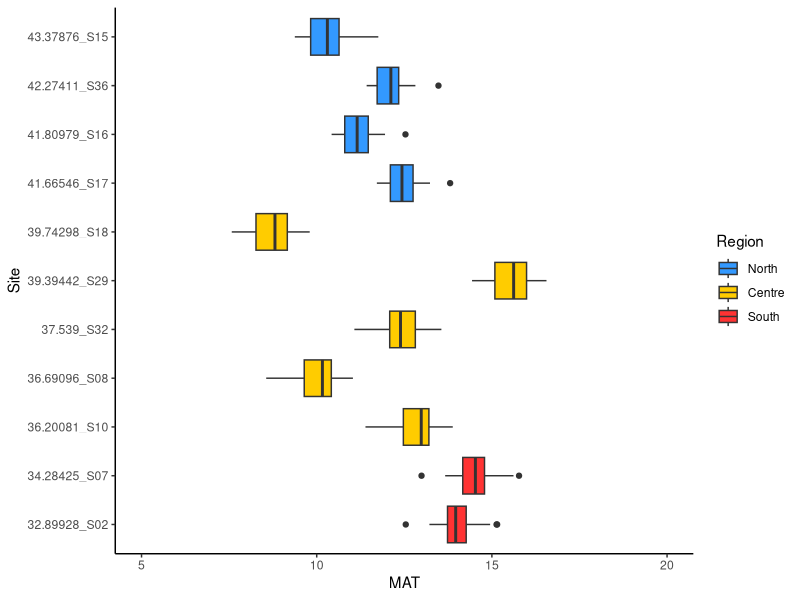
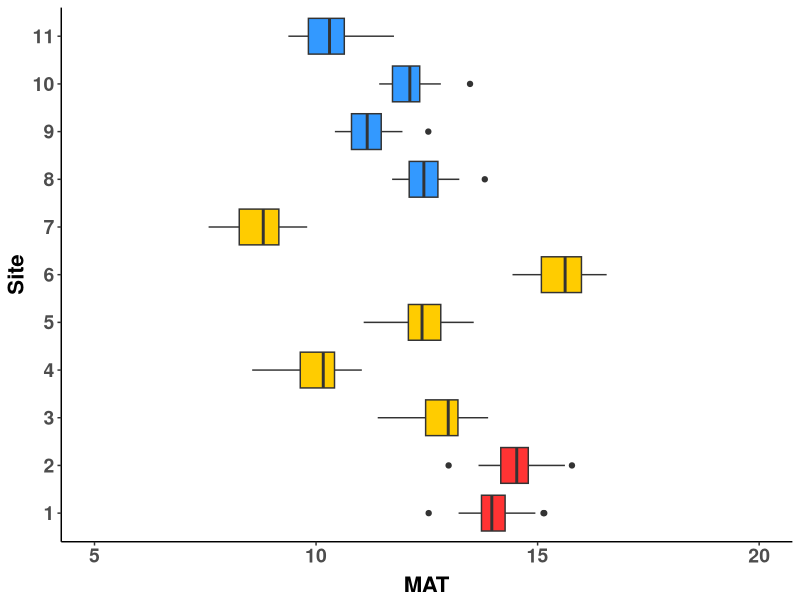
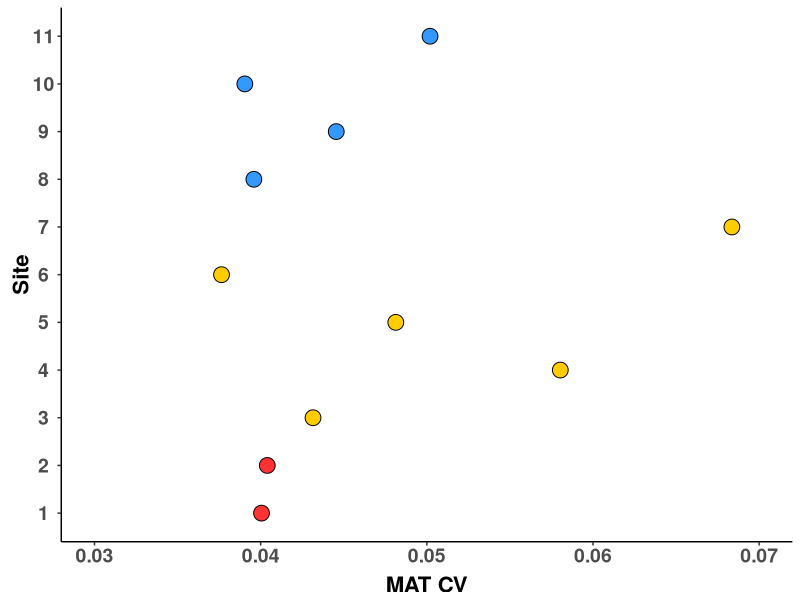
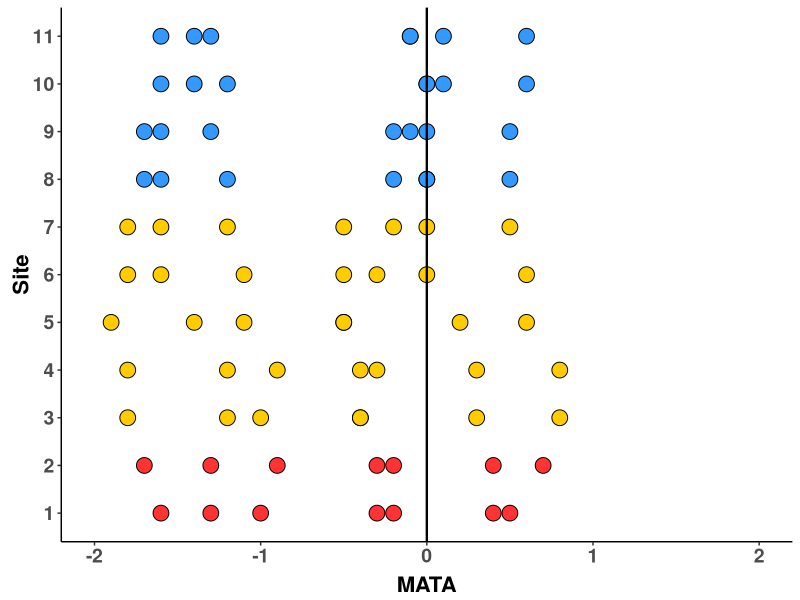
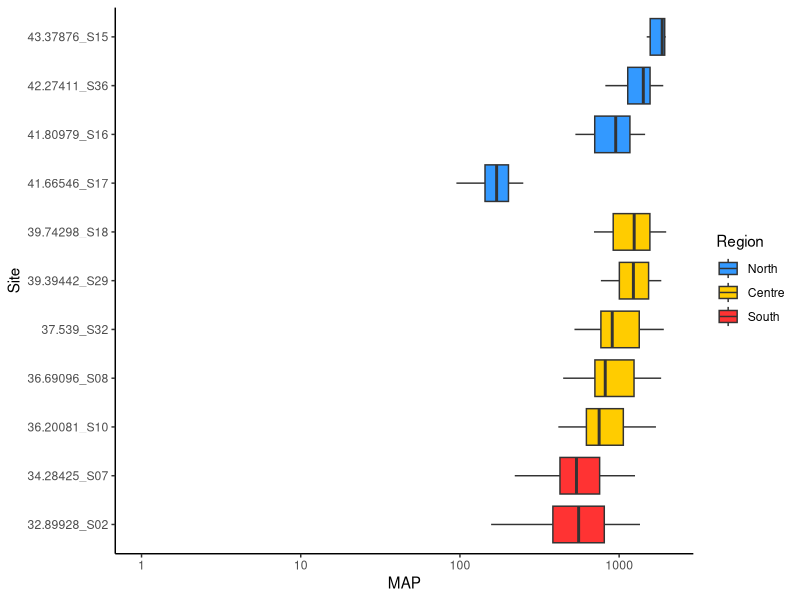
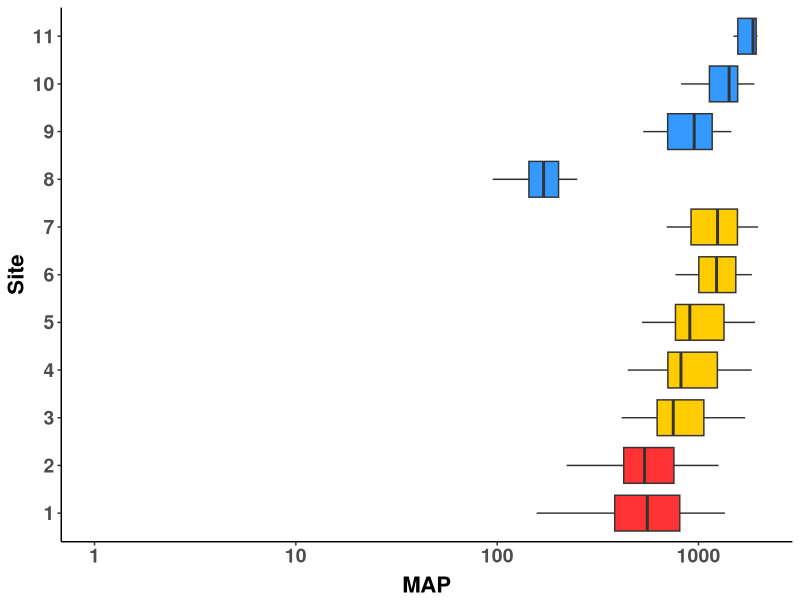
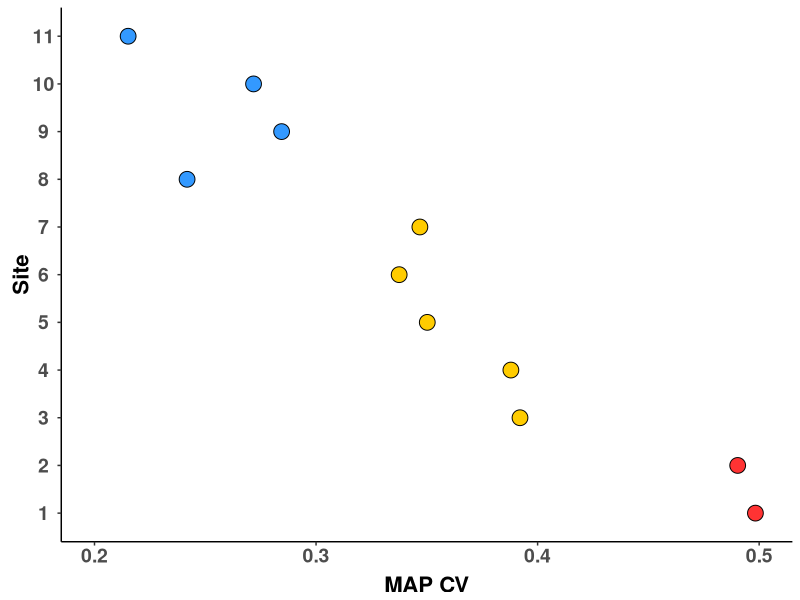
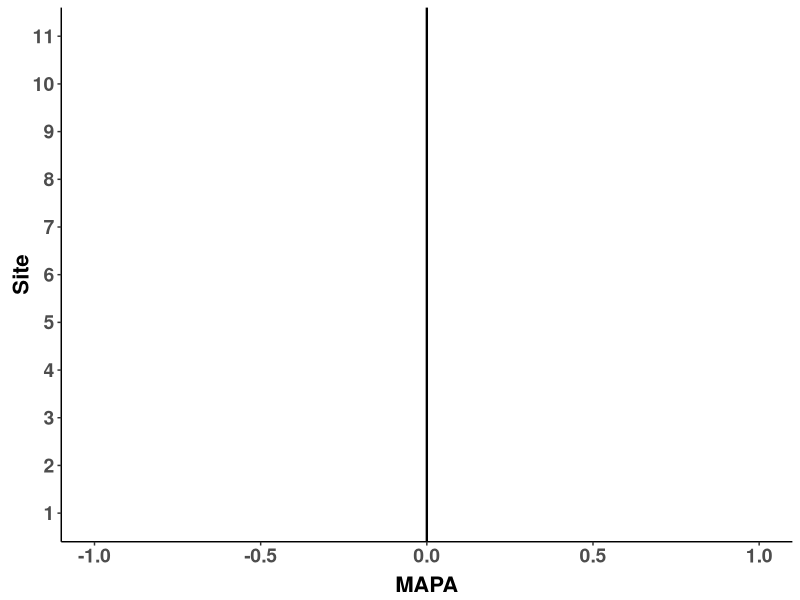

The R script that drew these images, in order:
#################
# Generate MAT and MAP Fig S1, Paper 1
#################

library(tidyverse)
library(cowplot)


##### MAT ####


### Fig S1A, make MAT plot for 1979 to 2009 ###

m_year<-read.csv('Data/m_year.csv', header=T) #Imports 30 years of Mimulus climate data
colnames(m_year)[2]<-"Site"
m_year<-m_year %>% filter(Site!="S11")
m_year<-m_year %>% mutate(Region = ifelse(Latitude >= 40, "North", 
                                          ifelse((Latitude >35) & (Latitude <40), "Centre","South"))) %>%
  mutate(Site.Lat=paste(Latitude,Site,sep="_")) #Set up Site.Lat
m_year$Region<-as.factor(m_year$Region) #Make Region appear in logical order
m_year$Region<-factor(m_year$Region,levels=c("North","Centre","South"))
Site.lable<-c("32.89928_S02"="1","34.28425_S07"="2","36.20081_S10"="3","36.69096_S08"="4", 
              "37.539_S32"="5","39.39442_S29"="6","39.74298_S18"="7", "41.66546_S17"="8", 
              "41.80979_S16"="9","42.27411_S36"="10","43.37876_S15"="11")

#Make Graph
MAT_Lat<-ggplot(m_year, aes(x=Site.Lat, y=MAT,fill=Region))+ 
  geom_boxplot()+
  scale_y_continuous(name="MAT",limits=c(5,20))+
  xlab("Site")+
  coord_flip()+
  scale_fill_manual(values= c("North"="#3399FF", "Centre"="#FFCC00", "South"="#FF3333")) +
  theme_classic()
MAT_Lat
MAT_Lat<-MAT_Lat + theme(legend.position = "none",
                         axis.title.x=element_text(size=16,vjust = 0, face="bold",hjust=0.5),
                         #axis.ticks.x = element_blank(),
                         axis.text.x = element_text(size=14, face="bold", angle=0,hjust=0.5),
                         axis.text.y = element_text(size=14,face="bold"),
                         axis.title.y = element_text(size=16,vjust = 1, face="bold"))+
  scale_x_discrete(labels=Site.lable)
MAT_Lat
#ggsave("Fig S1A.pdf", width = 4, height = 7, units = "in")





### Fig S1B, make MAT CV plot for 1979 to 2009 ###

CV_climate<-read.csv('Data/climate.csv', header=T) #Imports 30 years of Mimulus climate data
colnames(CV_climate)[2]<-"Site" ; CV_climate<-CV_climate %>% filter(Site!="S11") #Clean up data set
CV_climate<-CV_climate %>% select(Site,ID2,Latitude,Longitude)
for (i in 1:11){ # calculate CV
  site.select<-m_year %>% filter(Site==CV_climate$Site[i])
  CV_climate[i,5]<-sd(site.select$MAT)/mean(site.select$MAT)
}
colnames(CV_climate)[5]<-"MAT.CV"
#Add in Region and Site.Lat
CV_climate<-CV_climate %>% mutate(Region = ifelse(Latitude >= 40, "North", 
                                                  ifelse((Latitude >35) & (Latitude <40), "Centre","South"))) %>%
  mutate(Site.Lat=paste(Latitude,Site,sep="_")) #Set up Site.Lat
CV_climate$Region<-as.factor(CV_climate$Region) #Make Region appear in logical order
CV_climate$Region<-factor(CV_climate$Region,levels=c("North","Centre","South"))
Site.lable<-c("32.89928_S02"="1","34.28425_S07"="2","36.20081_S10"="3","36.69096_S08"="4", 
              "37.539_S32"="5","39.39442_S29"="6","39.74298_S18"="7", "41.66546_S17"="8", 
              "41.80979_S16"="9","42.27411_S36"="10","43.37876_S15"="11")


#Dot graph
MAT_CV_Lat<-ggplot(CV_climate, aes(x=Site.Lat, y=MAT.CV))+ 
  geom_point(aes(fill=Region),size=5, shape=21,color="black")+
  scale_y_continuous(name="MAT CV",limits=c(0.03,0.07))+
  xlab("Site")+
  coord_flip()+
  scale_fill_manual(values= c("North"="#3399FF", "Centre"="#FFCC00", "South"="#FF3333")) +
  theme_classic()
MAT_CV_Lat<-MAT_CV_Lat + theme(legend.position = "none",
                       axis.title.x=element_text(size=16,vjust = 0, face="bold",hjust=0.5),
                       #axis.ticks.x = element_blank(),
                       axis.text.x = element_text(size=14, face="bold", angle=0,hjust=0.5),
                       axis.text.y = element_text(size=14,face="bold",hjust=0.5),
                       axis.title.y = element_text(size=16,vjust = 0, face="bold",hjust=0.5))+
  scale_x_discrete(labels=Site.lable)
MAT_CV_Lat
#ggsave("Fig 1B.pdf", width = 4, height = 7, units = "in")


### Fig S1C, make MATA plot per site.lat 2010 - 2016 ###

wna.all<-read.csv('Data/wna_all.csv', header=T) #Imports CMDA for all site/year cominbations
wna.all<-wna.all %>% filter(Site!="S11")
wna.all<-wna.all %>% mutate(Region = ifelse(Latitude >= 40, "North", 
                                            ifelse((Latitude >35) & (Latitude <40), "Centre","South"))) %>%
  mutate(Site.Lat=paste(Latitude,Site,sep="_")) #Set up Site.Lat
wna.all$Region<-as.factor(wna.all$Region) #Make Region appear in logical order
wna.all$Region<-factor(wna.all$Region,levels=c("North","Centre","South"))
Site.lable<-c("32.89928_S02"="1","34.28425_S07"="2","36.20081_S10"="3","36.69096_S08"="4", 
              "37.539_S32"="5","39.39442_S29"="6","39.74298_S18"="7", "41.66546_S17"="8", 
              "41.80979_S16"="9","42.27411_S36"="10","43.37876_S15"="11")


#Dot graph
MATA_Lat<-ggplot(wna.all, aes(x=Site.Lat, y=MAT.anom))+ 
  geom_point(aes(fill=Region),size=5, shape=21,color="black")+
  scale_y_continuous(name="MATA",limits=c(-2,2))+
  xlab("Site")+
  geom_hline(yintercept = 0, color="black", size=0.8)+
  coord_flip()+
  scale_fill_manual(values= c("North"="#3399FF", "Centre"="#FFCC00", "South"="#FF3333")) +
  theme_classic()
MATA_Lat<-MATA_Lat + theme(legend.position = "none",
                           axis.title.x=element_text(size=16,vjust = 0, face="bold",hjust=0.5),
                           #axis.ticks.x = element_blank(),
                           axis.text.x = element_text(size=14, face="bold", angle=0,hjust=0.5),
                           axis.text.y = element_text(size=14,face="bold"),
                           axis.title.y = element_text(size=16,vjust = 0, face="bold",hjust=0.5))+
  scale_x_discrete(labels=Site.lable)
MATA_Lat
#ggsave("Fig 1SC_point.pdf", width = 4, height = 7, units = "in")






#### MAP ####


### Fig S1D, make MAP plot for 1979 to 2009 ###

m_year<-read.csv('Data/m_year.csv', header=T) #Imports 30 years of Mimulus climate data
colnames(m_year)[2]<-"Site"
m_year<-m_year %>% filter(Site!="S11")
m_year<-m_year %>% mutate(Region = ifelse(Latitude >= 40, "North", 
                                          ifelse((Latitude >35) & (Latitude <40), "Centre","South"))) %>%
  mutate(Site.Lat=paste(Latitude,Site,sep="_")) #Set up Site.Lat
m_year$Region<-as.factor(m_year$Region) #Make Region appear in logical order
m_year$Region<-factor(m_year$Region,levels=c("North","Centre","South"))
Site.lable<-c("32.89928_S02"="1","34.28425_S07"="2","36.20081_S10"="3","36.69096_S08"="4", 
              "37.539_S32"="5","39.39442_S29"="6","39.74298_S18"="7", "41.66546_S17"="8", 
              "41.80979_S16"="9","42.27411_S36"="10","43.37876_S15"="11")

#Make Graph
MAP_Lat<-ggplot(m_year, aes(x=Site.Lat, y=MAP,fill=Region))+ 
  geom_boxplot()+
  scale_y_continuous(name="MAP", trans='log10', limits=c(1,2000))+
#  scale_y_continuous(name="MAP", trans='log10', limits=c(10,3000))+
  xlab("Site")+
  coord_flip()+
  scale_fill_manual(values= c("North"="#3399FF", "Centre"="#FFCC00", "South"="#FF3333")) +
  theme_classic()
MAP_Lat
MAP_Lat<-MAP_Lat + theme(legend.position = "none",
                         axis.title.x=element_text(size=16,vjust = 0, face="bold",hjust=0.5),
                         #axis.ticks.x = element_blank(),
                         axis.text.x = element_text(size=14, face="bold", angle=0,hjust=0.5),
                         axis.text.y = element_text(size=14,face="bold"),
                         axis.title.y = element_text(size=16,vjust = 1, face="bold"))+
  scale_x_discrete(labels=Site.lable)
MAP_Lat
#ggsave("Fig S1D.pdf", width = 4, height = 7, units = "in")





### Fig S1E, make MAP CV plot for 1979 to 2009 ###

CV_climate<-read.csv('Data/climate.csv', header=T) #Imports 30 years of Mimulus climate data
colnames(CV_climate)[2]<-"Site" ; CV_climate<-CV_climate %>% filter(Site!="S11") #Clean up data set
CV_climate<-CV_climate %>% select(Site,ID2,Latitude,Longitude)
for (i in 1:11){ # calculate CV
  site.select<-m_year %>% filter(Site==CV_climate$Site[i])
  CV_climate[i,5]<-sd(site.select$MAP)/mean(site.select$MAP)
}
colnames(CV_climate)[5]<-"MAP.CV"
#Add in Region and Site.Lat
CV_climate<-CV_climate %>% mutate(Region = ifelse(Latitude >= 40, "North", 
                                                  ifelse((Latitude >35) & (Latitude <40), "Centre","South"))) %>%
  mutate(Site.Lat=paste(Latitude,Site,sep="_")) #Set up Site.Lat
CV_climate$Region<-as.factor(CV_climate$Region) #Make Region appear in logical order
CV_climate$Region<-factor(CV_climate$Region,levels=c("North","Centre","South"))
Site.lable<-c("32.89928_S02"="1","34.28425_S07"="2","36.20081_S10"="3","36.69096_S08"="4", 
              "37.539_S32"="5","39.39442_S29"="6","39.74298_S18"="7", "41.66546_S17"="8", 
              "41.80979_S16"="9","42.27411_S36"="10","43.37876_S15"="11")


#Dot graph
MAP_CV_Lat<-ggplot(CV_climate, aes(x=Site.Lat, y=MAP.CV))+ 
  geom_point(aes(fill=Region),size=5, shape=21,color="black")+
  scale_y_continuous(name="MAP CV",limits=c(0.2,0.5))+
  xlab("Site")+
  coord_flip()+
  scale_fill_manual(values= c("North"="#3399FF", "Centre"="#FFCC00", "South"="#FF3333")) +
  theme_classic()
MAP_CV_Lat<-MAP_CV_Lat + theme(legend.position = "none",
                               axis.title.x=element_text(size=16,vjust = 0, face="bold",hjust=0.5),
                               #axis.ticks.x = element_blank(),
                               axis.text.x = element_text(size=14, face="bold", angle=0,hjust=0.5),
                               axis.text.y = element_text(size=14,face="bold",hjust=0.5),
                               axis.title.y = element_text(size=16,vjust = 0, face="bold",hjust=0.5))+
  scale_x_discrete(labels=Site.lable)
MAP_CV_Lat
#ggsave("Fig 1E.pdf", width = 4, height = 7, units = "in")


### Fig S1F, make MAPA plot per site.lat 2010 - 2016 ###

wna.all<-read.csv('Data/wna_all.csv', header=T) #Imports CMDA for all site/year cominbations
wna.all<-wna.all %>% filter(Site!="S11")
wna.all<-wna.all %>% mutate(Region = ifelse(Latitude >= 40, "North", 
                                            ifelse((Latitude >35) & (Latitude <40), "Centre","South"))) %>%
  mutate(Site.Lat=paste(Latitude,Site,sep="_")) #Set up Site.Lat
wna.all$Region<-as.factor(wna.all$Region) #Make Region appear in logical order
wna.all$Region<-factor(wna.all$Region,levels=c("North","Centre","South"))
Site.lable<-c("32.89928_S02"="1","34.28425_S07"="2","36.20081_S10"="3","36.69096_S08"="4", 
              "37.539_S32"="5","39.39442_S29"="6","39.74298_S18"="7", "41.66546_S17"="8", 
              "41.80979_S16"="9","42.27411_S36"="10","43.37876_S15"="11")


#Dot graph
MAPA_Lat<-ggplot(wna.all, aes(x=Site.Lat, y=MAP.anom))+ 
  geom_point(aes(fill=Region),size=5, shape=21,color="black")+
  scale_y_continuous(name="MAPA",limits=c(-1,1))+
  xlab("Site")+
  geom_hline(yintercept = 0, color="black", size=0.8)+
  coord_flip()+
  scale_fill_manual(values= c("North"="#3399FF", "Centre"="#FFCC00", "South"="#FF3333")) +
  theme_classic()
MAPA_Lat<-MAPA_Lat + theme(legend.position = "none",
                           axis.title.x=element_text(size=16,vjust = 0, face="bold",hjust=0.5),
                           #axis.ticks.x = element_blank(),
                           axis.text.x = element_text(size=14, face="bold", angle=0,hjust=0.5),
                           axis.text.y = element_text(size=14,face="bold"),
                           axis.title.y = element_text(size=16,vjust = 0, face="bold",hjust=0.5))+
  scale_x_discrete(labels=Site.lable)
MAPA_Lat
#ggsave("Fig 1SF_point.pdf", width = 4, height = 7, units = "in")




#Cowplot, 8 X 12
plot_grid(MAT_Lat,MAT_CV_Lat,MATA_Lat,MAP_Lat,MAP_CV_Lat,MAPA_Lat, ncol = 3,
          labels = c('A', 'B', 'C', 'D', 'E', 'F'), label_size = 16)



